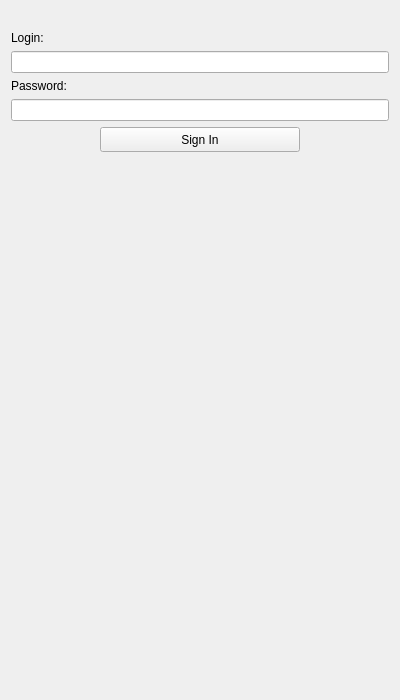
<?xml version="1.0" encoding="UTF-8"?>
<ui version="4.0">
 <class>LoginWindow</class>
 <widget class="QWidget" name="LoginWindow">
  <property name="geometry">
   <rect>
    <x>0</x>
    <y>0</y>
    <width>400</width>
    <height>700</height>
   </rect>
  </property>
  <property name="windowTitle">
   <string>Form</string>
  </property>
  <layout class="QGridLayout" name="gridLayout">
   <item row="0" column="0">
    <layout class="QVBoxLayout" name="verticalLayout">
     <item>
      <widget class="QLabel" name="logo">
       <property name="text">
        <string/>
       </property>
       <property name="scaledContents">
        <bool>true</bool>
       </property>
       <property name="alignment">
        <set>Qt::AlignCenter</set>
       </property>
      </widget>
     </item>
     <item>
      <widget class="QLabel" name="label">
       <property name="text">
        <string>Login:</string>
       </property>
      </widget>
     </item>
     <item>
      <widget class="QLineEdit" name="nickName"/>
     </item>
     <item>
      <widget class="QLabel" name="label_2">
       <property name="text">
        <string>Password:</string>
       </property>
      </widget>
     </item>
     <item>
      <widget class="QLineEdit" name="password"/>
     </item>
     <item>
      <layout class="QHBoxLayout" name="horizontalLayout">
       <item>
        <spacer name="horizontalSpacer">
         <property name="orientation">
          <enum>Qt::Horizontal</enum>
         </property>
         <property name="sizeHint" stdset="0">
          <size>
           <width>40</width>
           <height>20</height>
          </size>
         </property>
        </spacer>
       </item>
       <item>
        <widget class="QPushButton" name="signInButton">
         <property name="minimumSize">
          <size>
           <width>200</width>
           <height>25</height>
          </size>
         </property>
         <property name="text">
          <string>Sign In</string>
         </property>
        </widget>
       </item>
       <item>
        <spacer name="horizontalSpacer_2">
         <property name="orientation">
          <enum>Qt::Horizontal</enum>
         </property>
         <property name="sizeHint" stdset="0">
          <size>
           <width>40</width>
           <height>20</height>
          </size>
         </property>
        </spacer>
       </item>
      </layout>
     </item>
     <item>
      <spacer name="verticalSpacer">
       <property name="orientation">
        <enum>Qt::Vertical</enum>
       </property>
       <property name="sizeHint" stdset="0">
        <size>
         <width>20</width>
         <height>40</height>
        </size>
       </property>
      </spacer>
     </item>
    </layout>
   </item>
  </layout>
 </widget>
 <resources/>
 <connections/>
</ui>
